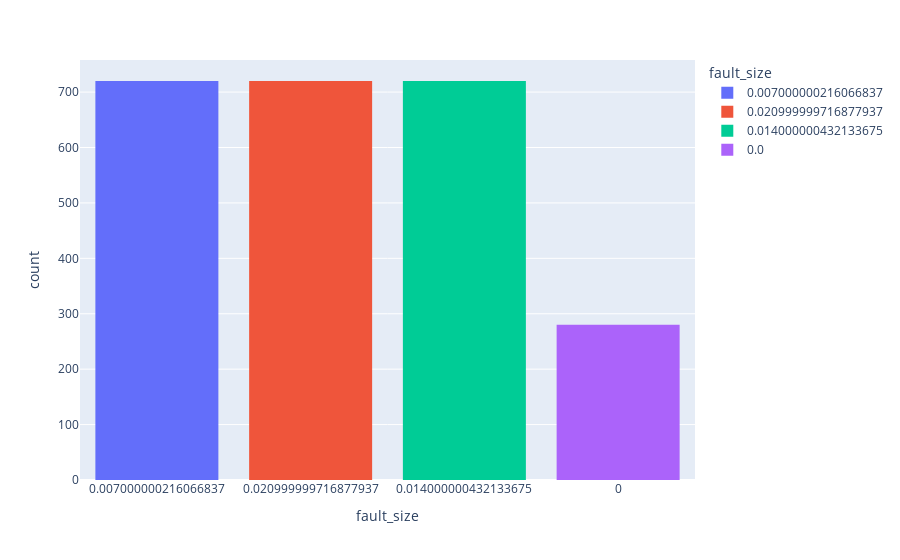

Write notebook code for a chart like this one.
### Code cell
fig = px.histogram(fault_size_df, x='fault_size', color='fault_size')
fig.update_xaxes(type='category')
fig.update_layout(xaxis_tickformat = '%')

### Figure 1 — Plotly figure (JSON) as saved in the notebook; plotly's stock layout.template omitted (floating-point values rounded to 4 significant figures; data arrays with more than 128 entries replaced by an {"elided": "..."} marker saying what was removed)
{"data": [{"alignmentgroup": "True", "bingroup": "x", "hovertemplate": "fault_size=%{x}<br>count=%{y}<extra></extra>", "legendgroup": "0.007000000216066837", "marker": {"color": "#636efa", "pattern": {"shape": ""}}, "name": "0.007000000216066837", "offsetgroup": "0.007000000216066837", "orientation": "v", "showlegend": true, "type": "histogram", "x": {"elided": "720 float values"}, "xaxis": "x", "yaxis": "y"}, {"alignmentgroup": "True", "bingroup": "x", "hovertemplate": "fault_size=%{x}<br>count=%{y}<extra></extra>", "legendgroup": "0.020999999716877937", "marker": {"color": "#EF553B", "pattern": {"shape": ""}}, "name": "0.020999999716877937", "offsetgroup": "0.020999999716877937", "orientation": "v", "showlegend": true, "type": "histogram", "x": {"elided": "720 float values"}, "xaxis": "x", "yaxis": "y"}, {"alignmentgroup": "True", "bingroup": "x", "hovertemplate": "fault_size=%{x}<br>count=%{y}<extra></extra>", "legendgroup": "0.014000000432133675", "marker": {"color": "#00cc96", "pattern": {"shape": ""}}, "name": "0.014000000432133675", "offsetgroup": "0.014000000432133675", "orientation": "v", "showlegend": true, "type": "histogram", "x": {"elided": "720 float values"}, "xaxis": "x", "yaxis": "y"}, {"alignmentgroup": "True", "bingroup": "x", "hovertemplate": "fault_size=%{x}<br>count=%{y}<extra></extra>", "legendgroup": "0.0", "marker": {"color": "#ab63fa", "pattern": {"shape": ""}}, "name": "0.0", "offsetgroup": "0.0", "orientation": "v", "showlegend": true, "type": "histogram", "x": {"elided": "280 int values"}, "xaxis": "x", "yaxis": "y"}], "layout": {"autosize": true, "barmode": "relative", "legend": {"title": {"text": "fault_size"}, "tracegroupgap": 0}, "margin": {"t": 60}, "xaxis": {"anchor": "y", "autorange": true, "categoryarray": [0.007, 0.021, 0.014, 0], "categoryorder": "array", "domain": [0, 1], "range": [-0.5, 3.5], "tickformat": "%", "title": {"text": "fault_size"}, "type": "category"}, "yaxis": {"anchor": "x", "autorange": true, "domain": [0, 1], "range": [0, 757.9], "title": {"text": "count"}}}}
